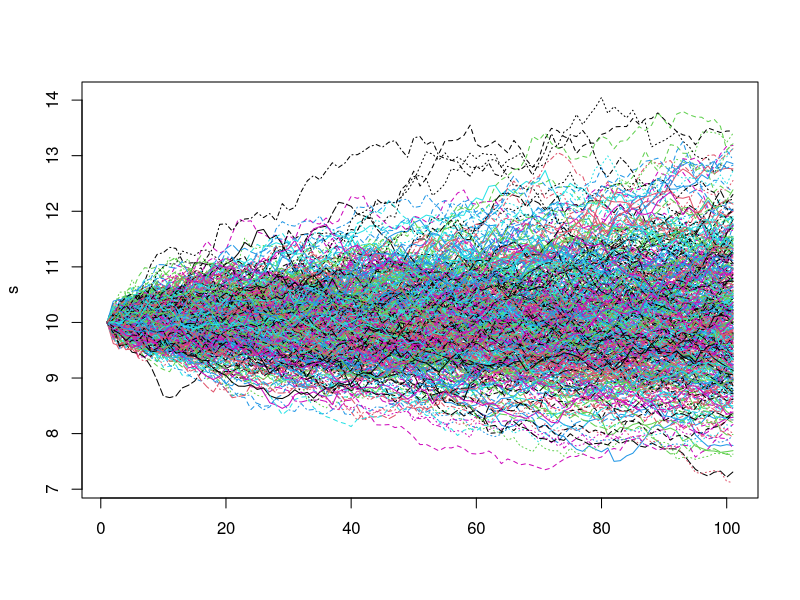

Source code (R):
# MonteCarlo Simulation
# Fri Jan 13 16:31:29 2017
# Simulacion subyacente modelo lognormal

subyacente.mc = function(so, mu, sig, t, nsims, nobs)
{
  dt = t/nobs
  
  e = matrix(data = rnorm(n = nsims*nobs), nrow = nsims)
  
  fila1 = rep(so, nsims)
  
  matriz = exp((mu-0.5*sig^2)*dt + sig*(dt^0.5)* e)
    
  matriz1 = rbind(fila1, matriz)
  
  suby = apply(X = matriz1, MARGIN = 2, FUN = cumprod)
  
}

s = subyacente.mc(so = 10, mu = 0.03, sig = 0.25, t = 1, nsims = 100, nobs = 500)
dim(s)
matplot(s, type = "l")

# La matriz es fxc = nsims x nobs 
# nsims = the number of rows of the matrix, the suby changes at each point
# ncol = the number of paths

